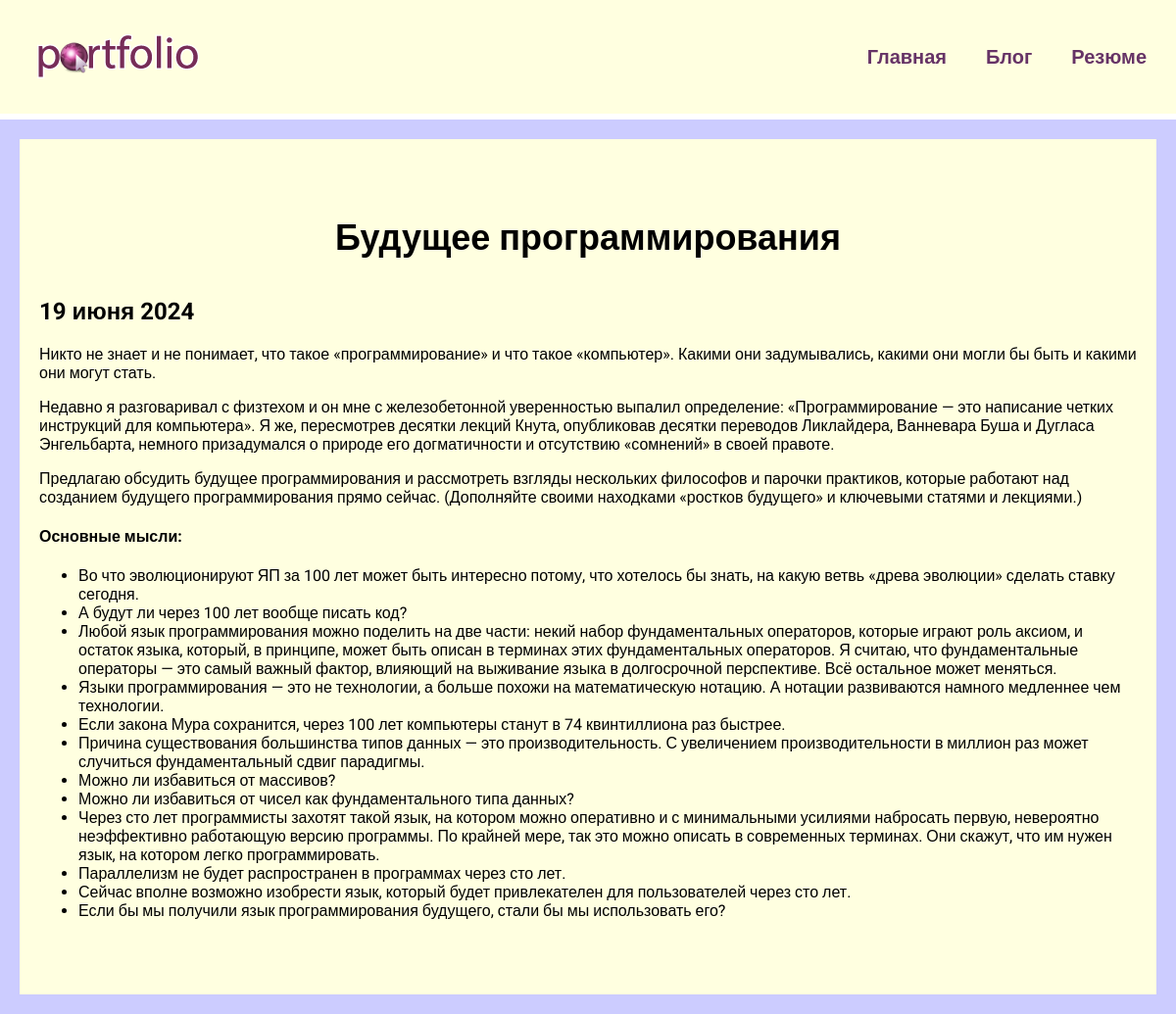
The app's page /blog/2/ with its own data.
### blog/models.py (models this page shows, shortened)
class Blog(models.Model):
    title = models.CharField(max_length=200)
    description = models.TextField()
    date = models.DateField()

### blog/views.py (the view)
# urls.py: path('<int:blog_id>/', views.detail, name="detail"),
def detail(request, blog_id):
    blog = get_object_or_404(Blog, pk=blog_id)
    return render(request, 'blog/details.html', {'blog': blog})

### blog/templates/blog/details.html
{% extends 'skills/base.html' %}
{% block content %}
<div class="detail">
    <h1>{{ blog.title }}</h1>
    <h2>{{ blog.date | date:'j E Y' }}</h2>
    {{ blog.description | safe }}
</div>
{% endblock %}

### skills/static/css/style.css (style rules this page uses)
body { background: #CCCCFF; padding: 0; margin: 0; font-family: "Roboto", sans-serif; }
.content h1 { text-align: center; margin: 60px 0 40px; font-size: 36px; }
.detail { background: lightyellow; padding: 20px 20px 60px; box-sizing: border-box; }

### records on screen
Blog: title "Будущее программирования", date "19 июня 2024", description "Никто не знает и не понимает, что такое «программирование» и что такое «компьютер». Какими они задумывались, какими они могли бы быть и какими они могут стать. Недавно я разговаривал с физтехом и он мне с железобетонной уверенностью выпалил определение: «Программирование — это написание четких инструкций для компьютера». Я же, пересмотрев десятки лекций Кнута, опубликовав десятки переводов Ликлайдера, Ванневара Буша и Дугласа Энгельбарта, немного призадумался о природе его догматичности и отсутствию «сомнений» в своей правоте. Предлагаю обсудить будущее программирования и рассмотреть взгляды нескольких философов и парочки практиков, которые работают над созданием будущего программирования…"
